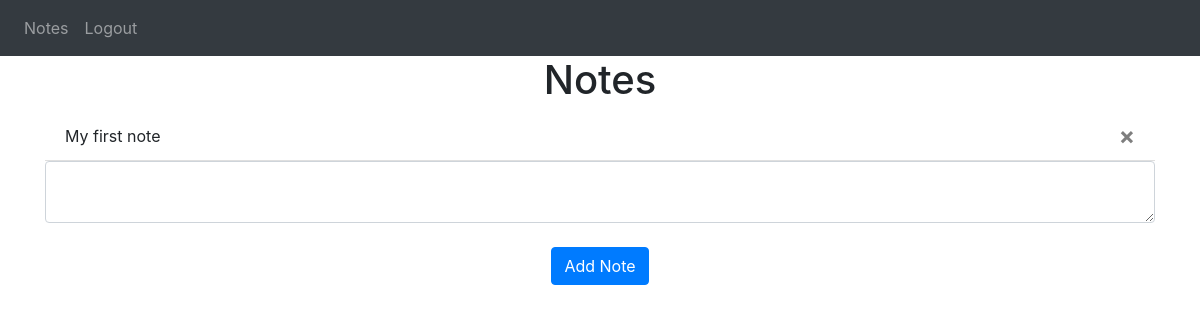
/ (signed in), run on an earlier commit of the app's database.
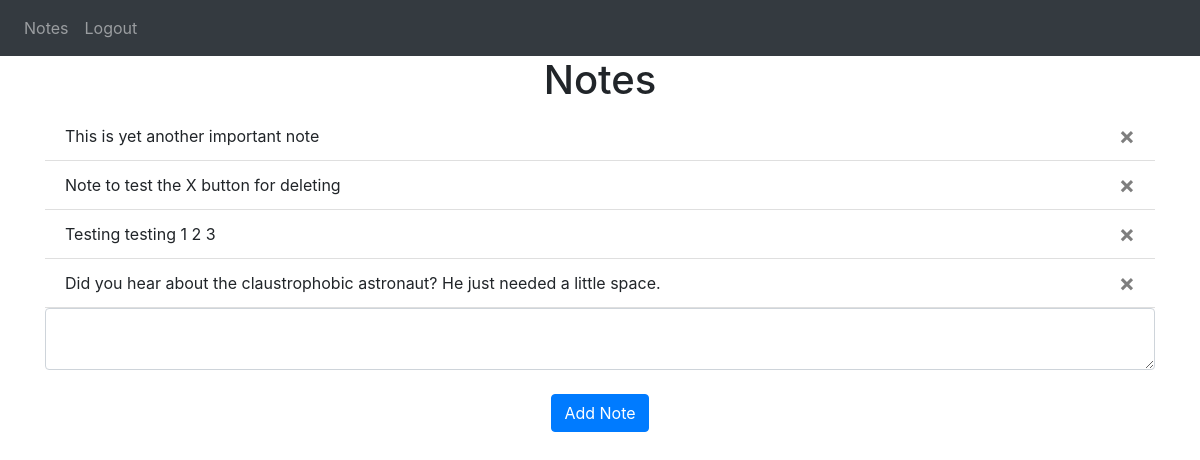
And on a later commit of the database.
### website/models.py (models this page shows)
class Note(db.Model):
    id = db.Column(db.Integer, primary_key=True)
    data = db.Column(db.String(10000))
    date = db.Column(db.DateTime(timezone=True), default=func.now())
    user_id = db.Column(db.Integer, db.ForeignKey('user.id')) #by specifing ForeignKey we must pass a valid id to this column (one object to many children)

### website/views.py (the view, shortened to what this page needs)
@views.route('/', methods=['GET', 'POST']) #the home() function (defined below) will run whenever we go to our "/" route (homepage)
@login_required
def home():
    return render_template("home.html", user=current_user)

### website/templates/home.html (shortened to what this page needs)
{% extends "base.html" %}
{% block content %}
<h1 align="center">Notes</h1>
<ul class="list-group list-group-flush" id="notes">
  {% for note in user.notes %}
  <li class="list-group-item"> {{ note.data }}
    <button type="button" class="close" onClick="deleteNote({{ note.id }})">
      <span aria-hidden="true">&times;</span>
    </button>
  </li>
  {% endfor %}
</ul>
<form method="POST">
  <textarea name="note" id="note" class="form-control"></textarea>
  <br />
  <div align="center">
    <button type="submit" class="btn btn-primary">Add Note</button>
  </div>
</form>
{% endblock %}

### website/templates/base.html (shortened to what this page needs)
<!DOCTYPE html>
<html>
  <head>
    <link
      rel="stylesheet"
      href="https://stackpath.bootstrapcdn.com/bootstrap/4.4.1/css/bootstrap.min.css"
    />
    <link
      rel="stylesheet"
      href="https://stackpath.bootstrapcdn.com/font-awesome/4.7.0/css/font-awesome.min.css"
    />
  </head>
  <body>
    <nav class="navbar navbar-expand-lg navbar-dark bg-dark">
      <div class="collapse navbar-collapse" id="navbar">
        <div class="navbar-nav">
          {%if user.is_authenticated %}
          <a class="nav-item nav-link" id="home" href="/">Notes</a>
          <a class="nav-item nav-link" id="logout" href="/logout">Logout</a>
          {% else %}
          <a class="nav-item nav-link" id="login" href="/login">Login</a>
          <a class="nav-item nav-link" id="signUp" href="/sign-up">Sign up</a>
          {% endif %}
        </div>
      </div>
    </nav>
    <div class="container">
      {% block content %}{% endblock %}
    </div>
  </body>
</html>

What changed in the data, as far as the page shows it:
removed Note: data "My first note"
added Note: data "This is yet another important note"
added Note: data "Note to test the X button for deleting"
added Note: data "Testing testing 1 2 3"
added Note: data "Did you hear about the claustrophobic astronaut? He just needed a little space."
